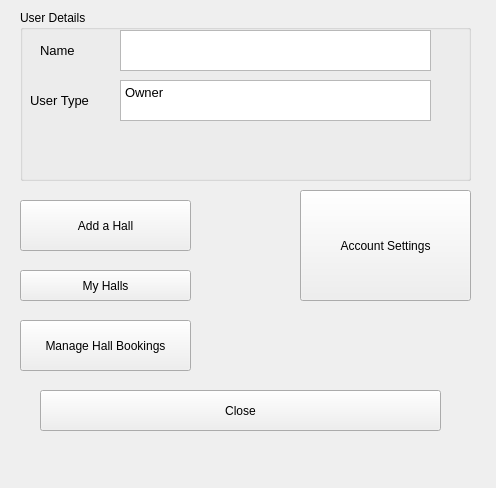
<?xml version="1.0" encoding="UTF-8"?>
<ui version="4.0">
 <class>Form</class>
 <widget class="QWidget" name="Form">
  <property name="geometry">
   <rect>
    <x>0</x>
    <y>0</y>
    <width>496</width>
    <height>488</height>
   </rect>
  </property>
  <property name="windowTitle">
   <string>Form</string>
  </property>
  <widget class="QPushButton" name="close_o">
   <property name="geometry">
    <rect>
     <x>40</x>
     <y>390</y>
     <width>401</width>
     <height>41</height>
    </rect>
   </property>
   <property name="text">
    <string>Close</string>
   </property>
  </widget>
  <widget class="QPushButton" name="my_halls">
   <property name="geometry">
    <rect>
     <x>20</x>
     <y>270</y>
     <width>171</width>
     <height>31</height>
    </rect>
   </property>
   <property name="text">
    <string>My Halls</string>
   </property>
  </widget>
  <widget class="QPushButton" name="add_a_hall">
   <property name="geometry">
    <rect>
     <x>20</x>
     <y>200</y>
     <width>171</width>
     <height>51</height>
    </rect>
   </property>
   <property name="text">
    <string>Add a Hall</string>
   </property>
  </widget>
  <widget class="QPushButton" name="acc_settings">
   <property name="geometry">
    <rect>
     <x>300</x>
     <y>190</y>
     <width>171</width>
     <height>111</height>
    </rect>
   </property>
   <property name="text">
    <string>Account Settings</string>
   </property>
  </widget>
  <widget class="QGroupBox" name="groupBox">
   <property name="geometry">
    <rect>
     <x>20</x>
     <y>10</y>
     <width>451</width>
     <height>171</height>
    </rect>
   </property>
   <property name="title">
    <string>User Details</string>
   </property>
   <widget class="QPlainTextEdit" name="OName">
    <property name="geometry">
     <rect>
      <x>100</x>
      <y>20</y>
      <width>311</width>
      <height>41</height>
     </rect>
    </property>
   </widget>
   <widget class="QLabel" name="owner_name">
    <property name="geometry">
     <rect>
      <x>20</x>
      <y>30</y>
      <width>71</width>
      <height>21</height>
     </rect>
    </property>
    <property name="font">
     <font>
      <pointsize>10</pointsize>
     </font>
    </property>
    <property name="text">
     <string>Name</string>
    </property>
   </widget>
   <widget class="QPlainTextEdit" name="UserType">
    <property name="geometry">
     <rect>
      <x>100</x>
      <y>70</y>
      <width>311</width>
      <height>41</height>
     </rect>
    </property>
    <property name="font">
     <font>
      <pointsize>10</pointsize>
     </font>
    </property>
    <property name="plainText">
     <string>Owner</string>
    </property>
   </widget>
   <widget class="QLabel" name="user_type">
    <property name="geometry">
     <rect>
      <x>10</x>
      <y>80</y>
      <width>81</width>
      <height>21</height>
     </rect>
    </property>
    <property name="font">
     <font>
      <pointsize>10</pointsize>
     </font>
    </property>
    <property name="text">
     <string>User Type</string>
    </property>
   </widget>
  </widget>
  <widget class="QPushButton" name="manage_hall_bookings">
   <property name="geometry">
    <rect>
     <x>20</x>
     <y>320</y>
     <width>171</width>
     <height>51</height>
    </rect>
   </property>
   <property name="text">
    <string>Manage Hall Bookings</string>
   </property>
  </widget>
 </widget>
 <resources/>
 <connections/>
</ui>
